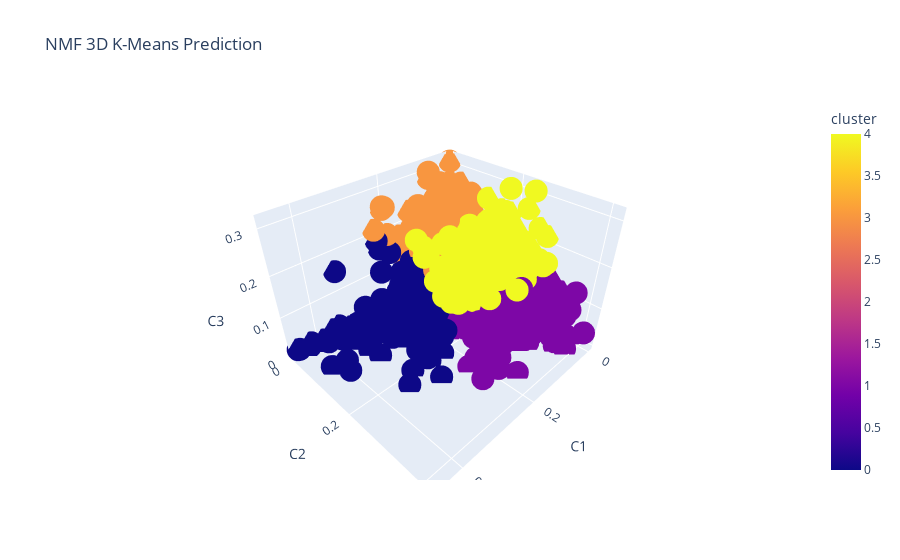

Write notebook code for a chart like this one.
### Code cell
import plotly.express as px
fig = px.scatter_3d(
    W_df, x='x1', y='x2', z='x3', color=W_df['cluster'],
    labels={'x1': 'C1', 'x2': 'C2', 'x3': 'C3'}, title='NMF 3D K-Means Prediction'
)
fig.show()

### Figure 1 — Plotly figure (JSON) as saved in the notebook; plotly's stock layout.template omitted (floating-point values rounded to 4 significant figures; data arrays with more than 128 entries replaced by an {"elided": "..."} marker saying what was removed)
{"data": [{"hovertemplate": "C1=%{x}<br>C2=%{y}<br>C3=%{z}<br>cluster=%{marker.color}<extra></extra>", "legendgroup": "", "marker": {"color": {"elided": "1725 int values"}, "coloraxis": "coloraxis", "symbol": "circle"}, "mode": "markers", "name": "", "scene": "scene", "showlegend": false, "type": "scatter3d", "x": {"elided": "1725 float values"}, "y": {"elided": "1725 float values"}, "z": {"elided": "1725 float values"}}], "layout": {"coloraxis": {"colorbar": {"title": {"text": "cluster"}}, "colorscale": [[0, "#0d0887"], [0.1111, "#46039f"], [0.2222, "#7201a8"], [0.3333, "#9c179e"], [0.4444, "#bd3786"], [0.5556, "#d8576b"], [0.6667, "#ed7953"], [0.7778, "#fb9f3a"], [0.8889, "#fdca26"], [1, "#f0f921"]]}, "legend": {"tracegroupgap": 0}, "scene": {"domain": {"x": [0, 1], "y": [0, 1]}, "xaxis": {"title": {"text": "C1"}}, "yaxis": {"title": {"text": "C2"}}, "zaxis": {"title": {"text": "C3"}}}, "title": {"text": "NMF 3D K-Means Prediction"}}}
